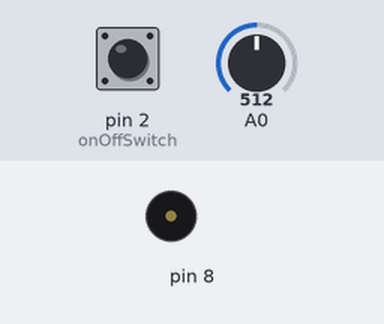
A sketch run on a simulated Arduino Uno, built for the host (arithmetic inside an expression is 32-bit, double 64-bit). On the bench: buzzer (waves = sounding). The test bench sets the inputs (shaded band); at power-on: pin 2 (onOffSwitch) HIGH, A0 = 512.

Above: at 1.2 s.
1.3 s: pin 2 (onOffSwitch) pulled LOW for 0.15 s
At 1.38 s:
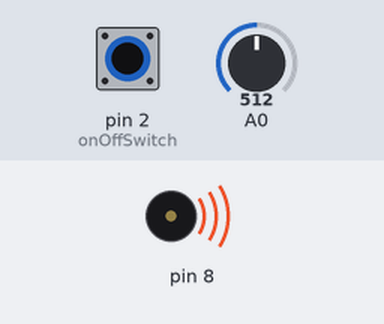
2.9 s: pin 2 (onOffSwitch) pulled LOW for 3.2 s
At 7.1 s:
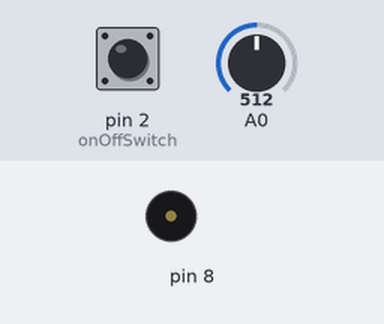
Timing chart, 0 to 8.6 s (numbered marks = the images above; inputs shaded):
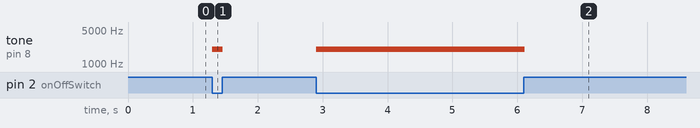

The sketch:

Potentionometer_Instrument.ino
```cpp
int sensorValue;
const int onOffSwitch = 2;

void setup(){
  pinMode(onOffSwitch, INPUT);
}

void loop(){
  sensorValue = analogRead(A0);
  if(digitalRead(onOffSwitch) == LOW){
    int pitch = map(sensorValue, 0, 1023, 50, 4000);
    tone(8, pitch, 20);
    delay(10);
  }
  else{
    noTone;
  }
}
```

Measured:
- after the input at 1.3 s, tone on pin 8: silent → 2026 Hz at once, → silent 0.16 s later
- after the input at 2.9 s, tone on pin 8: silent → 2026 Hz at once, → silent 3.2 s later
